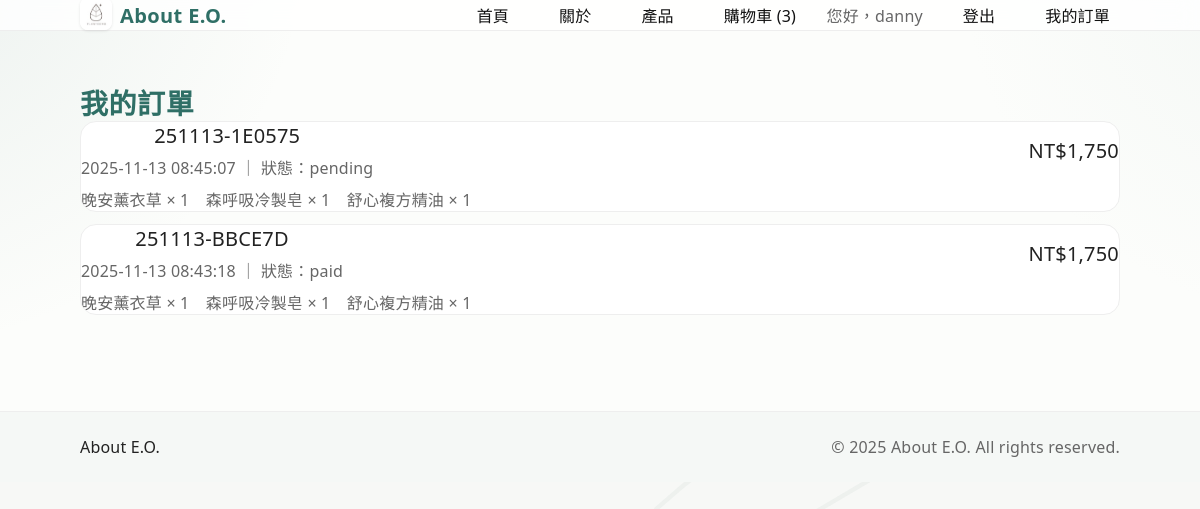
The app's page /my/orders (signed in) with its own data.
### app.py (models this page shows)
class Base(DeclarativeBase): pass

class User(Base, UserMixin):
    __tablename__ = "users"
    id = Column(Integer, primary_key=True)
    email = Column(String(120), unique=True, nullable=False, index=True)
    name = Column(String(60), nullable=False)
    password_hash = Column(String(255), nullable=False)
    carts = relationship("Cart", back_populates="user")
    orders = relationship("Order", back_populates="user")

class Order(Base):
    __tablename__ = "orders"
    id = Column(Integer, primary_key=True)
    order_no = Column(String(24), unique=True, nullable=False, index=True)
    user_id = Column(Integer, ForeignKey("users.id"), nullable=False, index=True)
    created_at = Column(DateTime, server_default=func.now())
    total_cents = Column(Integer, nullable=False, default=0)
    status = Column(String(20), nullable=False, default="paid")  # demo 直接當已付款
    user = relationship("User", back_populates="orders")
    items = relationship("OrderItem", cascade="all, delete-orphan", back_populates="order")

class OrderItem(Base):
    __tablename__ = "order_items"
    id = Column(Integer, primary_key=True)
    order_id = Column(Integer, ForeignKey("orders.id", ondelete="CASCADE"), nullable=False, index=True)
    name = Column(String(120), nullable=False)
    image = Column(String(255), nullable=True)
    price_cents = Column(Integer, nullable=False, default=0)
    qty = Column(Integer, nullable=False, default=1)
    order = relationship("Order", back_populates="items")

### app.py (the view)
@app.route("/my/orders")
@login_required
def my_orders():
    db = SessionLocal()
    try:
        orders = (db.query(Order)
                    .options(selectinload(Order.items))
                    .filter_by(user_id=current_user.id)
                    .order_by(Order.id.desc())
                    .all())
        return render_template("auth/my_orders.html",
                               orders=orders, cents_to_ntd=cents_to_ntd)
    finally:
        db.close()

### app.py (called while the page is built)
def load_yaml(name):
    path = os.path.join(app.config['CONTENT_DIR'], f"{name}.yml")
    if not os.path.exists(path):
        return {}
    with open(path, 'r', encoding='utf-8') as f:
        return yaml.safe_load(f) or {}

def cents_to_ntd(cents: int) -> str:
    return f"NT${cents/100:,.0f}"

@login_manager.user_loader
def load_user(user_id):
    db = SessionLocal()
    try:
        return db.get(User, int(user_id))
    finally:
        db.close()

@app.context_processor
def inject_user_and_cart():
    if current_user.is_authenticated:
        db = SessionLocal()
        try:
            cart = db.query(Cart).filter_by(user_id=current_user.id, status=CartStatus.open).first()
            count = sum(i.qty for i in cart.items) if cart else 0
        finally:
            db.close()
    else:
        cart = session.get("cart", {})
        count = sum(item["qty"] for item in cart.values()) if cart else 0
    return {"current_user": current_user, "cart_count": count}

@app.context_processor
def inject_site():
    try:
        site = load_yaml("home") or {}
    except Exception:
        site = {}
    return {"site": site}

### templates/auth/my_orders.html
{% extends 'shop/layout.html' %}
{% block content %}
<section class="container pad-y-lg">
  <h1 class="h2">我的訂單</h1>
  {% if not orders %}
    <p class="muted">尚無訂單。</p>
  {% else %}
    <div class="stack-md">
      {% for o in orders %}
        <div class="card">
          <div class="flex between center">
            <div>
              <div class="h3" style="margin:0 0 6px">{{ o.order_no }}</div>
              <div class="muted">
                {{ o.created_at.strftime('%Y-%m-%d %H:%M:%S') }} ｜ 狀態：{{ o.status }}
              </div>
            </div>
            <div class="h3">{{ cents_to_ntd(o.total_cents) }}</div>
          </div>
          <div class="muted" style="margin-top:8px">
            {% for it in o.items %}
              <span style="margin-right:12px">{{ it.name }} × {{ it.qty }}</span>
            {% endfor %}
          </div>
        </div>
      {% endfor %}
    </div>
  {% endif %}
</section>
{% endblock %}

### templates/shop/layout.html (shortened to what this page needs)
<!doctype html>
<html lang="zh-Hant">
<head>
  <link rel="stylesheet" href="/static/css/style.css" />
</head>
<body>
  <header class="site-header">
  <div class="container flex between center">
    <div class="logo-wrap">
      <a href="/" class="logo-link">
        <img src="{{ 'img/logo.png'|static_url }}" alt="E.O. Logo" class="logo-icon">
        <span class="logo-text">About E.O.</span>
      </a>
    </div>
    <nav class="nav">
      <a href="/">首頁</a>
      <a href="/about">關於</a>
      <a href="/products">產品</a>
      <a href="{{ url_for('cart_view') }}">購物車 ({{ cart_count }})</a>
      {% if current_user.is_authenticated %}
        <span class="muted">您好，{{ current_user.name }}</span>
        <a href="{{ url_for('logout') }}">登出</a>
        <a href="{{ url_for('my_orders') }}">我的訂單</a>
      {% else %}
        <a href="{{ url_for('login') }}">登入</a>
        <a href="{{ url_for('register') }}">註冊</a>
      {% endif %}
    </nav>
  </div>
</header>
  <main>
    {% block content %}{% endblock %}
  </main>
  {% include 'components/footer.html' %}
</body>
</html>

### templates/components/footer.html
<footer class="site-footer">
  <div class="container flex between center">
    <div>{{ site.get('footer', {}).get('brand', 'Essential Oils') }}</div>
    <div class="muted">{{ site.get('footer', {}).get('rights', '© 2025 Essential Oils') }}</div>
  </div>
</footer>

### static/css/style.css (style rules this page uses)
:root { --bg:#fcfdfb; --fg:#121212; --muted:#666; --line:#eee; --prime:#2f6f66; --soft:#f5f8f6; --accent:#99b6ae; }
* { box-sizing:border-box }
html,body { margin:0;padding:0;font-family:'Noto Sans TC',system-ui,-apple-system,BlinkMacSystemFont,"Segoe UI",Roboto,"Helvetica Neue",Arial,"Noto Sans",sans-serif;letter-spacing:.2px;color:var(--fg);background:var(--bg) }
img { max-width:100%;display:block;border-radius:16px }
a { color:inherit;text-decoration:none }
.container { max-width:1080px;margin:auto;padding:0 20px }
.flex { display:flex;gap:16px }
.center { justify-content:center;align-items:center;text-align:center }
.between { justify-content:space-between }
.pad-y-lg { padding-block:56px }
.stack-md>*+* { margin-top:12px }
.h2 { font-size:28px;line-height:1.2;margin:0 }
.h3 { font-size:20px;margin:0 }
.muted { color:var(--muted) }
.site-header { position:sticky;top:0;background:rgba(255,255,255,.8);backdrop-filter:saturate(140%) blur(10px);border-bottom:1px solid var(--line);z-index:10 }
.nav a { padding:14px 10px;border-radius:10px }
.card { background:#fff;border:1px solid var(--line);border-radius:16px;overflow:hidden; }
.card { position: relative; }
.site-footer { border-top:1px solid var(--line);padding:24px 0;background:var(--soft);margin-top:40px }
:root { --bg:#fcfdfb; --soft:#f5f8f6; --prime:#2f6f66; --accent:#99b6ae; }
body { background: radial-gradient(60vw 60vw at -10% -10%, rgba(153,182,174,.18), transparent 60%), radial-gradient(50vw 50vw at 110% -5%, rgba(203,220,214,.18), transparent 60%), radial-gradient(40vw 40vw at 100% 120%, rgba(200,230,220,.15), transparent 55%), radial-gradient(45vw 45vw at 0% 120%, rgba(153,182,174,.12), transparent 55%), var(--bg); background-attachment: fixed; color:#222; }
body::before { content:""; position:fixed; inset:0; z-index:-1; pointer-events:none; background-image: radial-gradient(rgba(0,0,0,.03) 1px, transparent 1px); background-size: 2px 2px; opacity:.6; }
h2, .h2 { color: var(--prime); letter-spacing: 0.02em; }
body::after { content:""; position:fixed; inset:0; z-index:-2; pointer-events:none; background-size: 720px auto; opacity: .9; filter: saturate(.95) blur(.0px); }
.logo-wrap { display:flex; align-items:center; }
.logo-link { display:flex; align-items:center; gap:8px; text-decoration:none; color:#111; font-weight:700; font-size:1.25em; letter-spacing:0.02em; transition:opacity .2s ease; }
.logo-icon { width:32px; height:32px; object-fit:contain; display:block; margin-top:-2px; border-radius:8px; background-color:white; box-shadow:0 1px 3px rgba(0,0,0,.1); }
.logo-text { font-family:"Noto Sans TC", "Segoe UI", sans-serif; font-weight:700; color:#2f6f66; }
.nav a { color:#111; font-weight:500; margin-left:1.6em; text-decoration:none; transition:color .2s ease; }
.nav a + .muted { margin-left:1em; }

### records on screen
User: name "danny"
Order: order_no "251113-1E0575", created_at "2025-11-13 08:45:07", status "pending", total_cents "NT$1,750"
OrderItem: name "晚安薰衣草", qty "1"
OrderItem: name "森呼吸冷製皂", qty "1"
OrderItem: name "舒心複方精油", qty "1"
Order: order_no "251113-BBCE7D", created_at "2025-11-13 08:43:18", status "paid", total_cents "NT$1,750"
OrderItem: name "晚安薰衣草", qty "1"
OrderItem: name "森呼吸冷製皂", qty "1"
OrderItem: name "舒心複方精油", qty "1"

### other values on screen
{{ cart_count }} "3"
{{ site.get('footer', {}).get('brand', 'Essential Oils') }} "About E.O."
{{ site.get('footer', {}).get('rights', '© 2025 Essential Oils') }} "© 2025 About E.O. All rights reserved."
